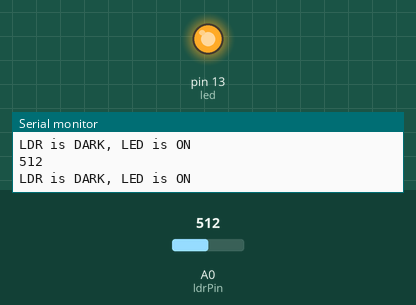
Recording of a sketch running on a simulated Arduino Uno, built with avr-gcc and run on an emulated ATmega328P. Parts: output pins drawn as LEDs (lit = HIGH), the last lines printed to the serial monitor. The test bench sets the inputs (shaded band); at power-on: A0 (ldrPin) = 512.

Above: at 1.2 s.
1.3 s: A0 (ldrPin) set to 785
4.3 s: A0 (ldrPin) set to 815
At 5.3 s:
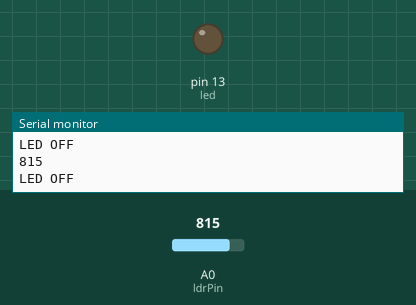
Timing chart, 0 to 7.3 s (numbered marks = the images above; inputs shaded):
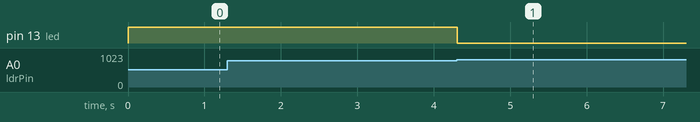

The sketch:

LDR.ino
```cpp
int led = 13 ;
int ldrPin = A0;

void setup() {
Serial.begin(9600);
pinMode(led  , OUTPUT);
pinMode(ldrPin , INPUT);

}

void loop() {

int ldrStatus = analogRead(ldrPin);

if (ldrStatus <=800) {

digitalWrite(led, HIGH);
Serial.println("LDR is DARK, LED is ON");
Serial.println(ldrStatus);
//delay(1000);

}

else {

digitalWrite(led, LOW);
Serial.println("LED OFF");
Serial.println(ldrStatus);
//delay(1000);


}

}
```

Measured:
- the behaviour switches between 800 and 801 on A0 (ldrPin) (found by bisection; images 0 and 1)
- after the input at 4.3 s, pin 13 (led): HIGH → LOW at once
